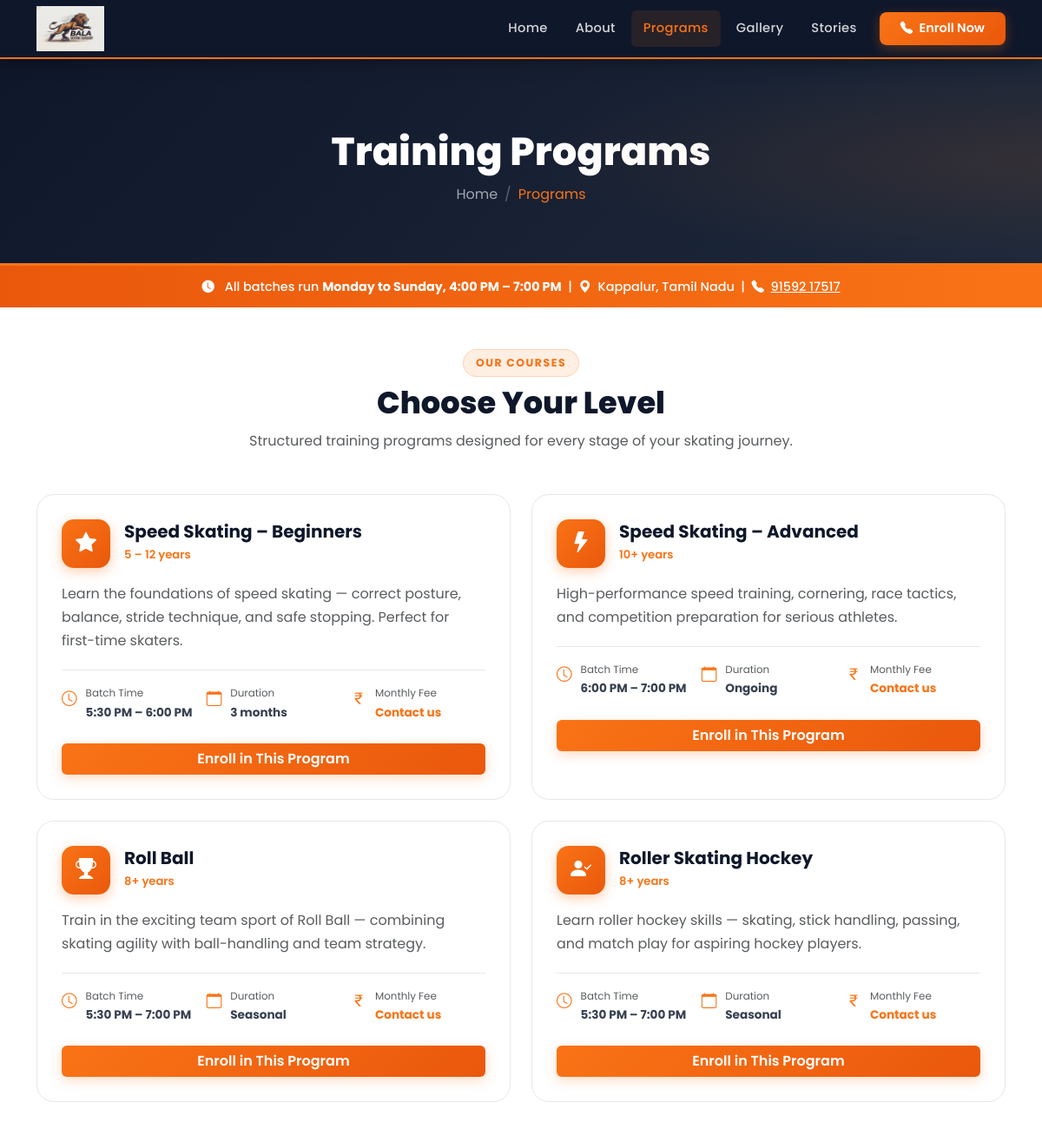
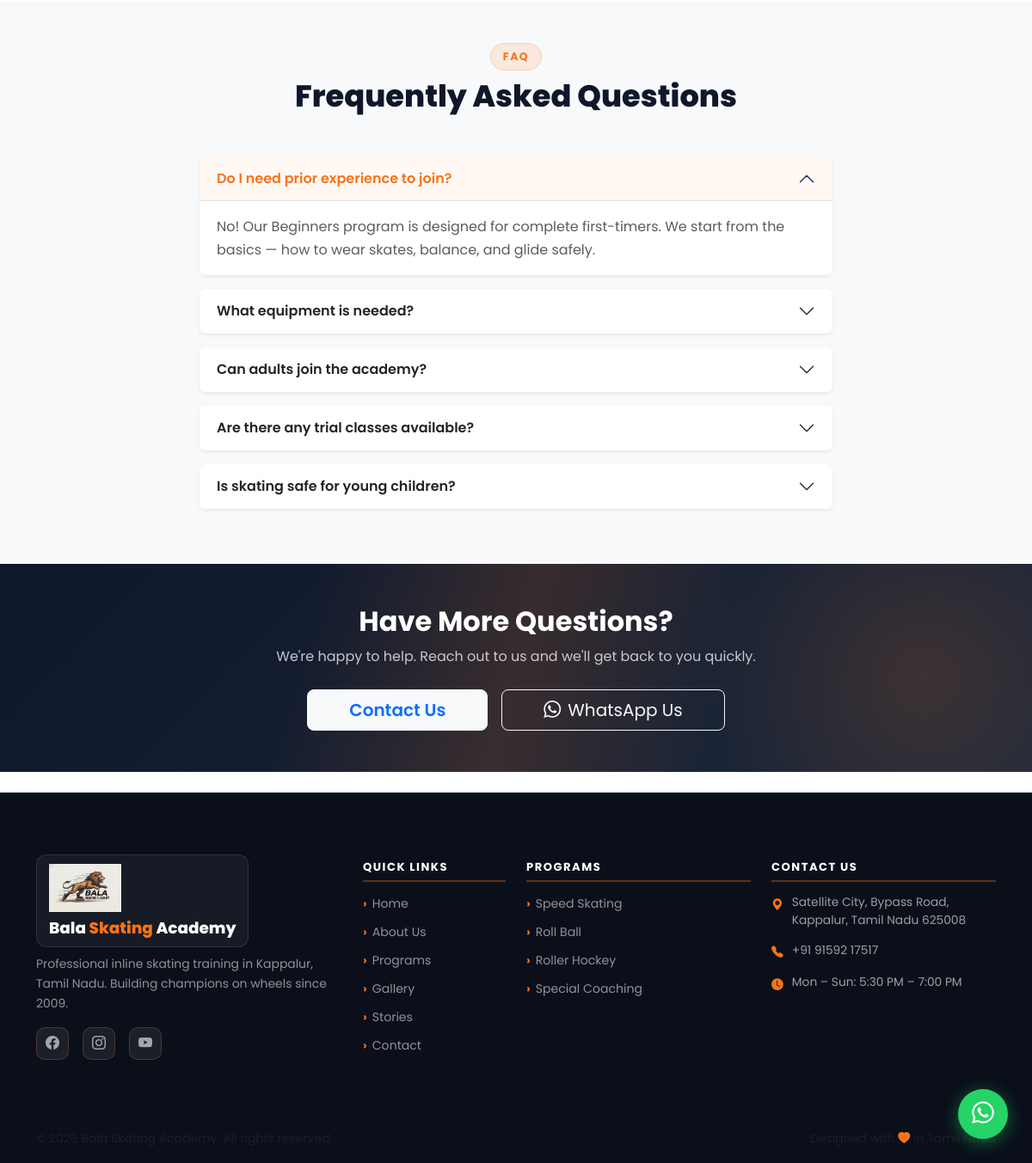
Page /programs on the committed database (2 pictures, top to bottom).
### models.py (models this page shows)
class Program(db.Model):
    __tablename__ = 'programs'
    id = db.Column(db.Integer, primary_key=True)
    name = db.Column(db.String(128), nullable=False)
    description = db.Column(db.Text, default='')
    age_group = db.Column(db.String(64), default='')
    fee = db.Column(db.String(64), default='')
    duration = db.Column(db.String(64), default='')
    batch_time = db.Column(db.String(128), default='4:00 PM – 7:00 PM')
    is_active = db.Column(db.Boolean, default=True)
    display_order = db.Column(db.Integer, default=0)

### app.py (the view)
@app.route('/programs')
def programs():
    all_programs = Program.query.filter_by(is_active=True).order_by(Program.display_order).all()
    return render_template('programs.html', programs=all_programs)

### app.py (called while the page is built)
@app.context_processor
def inject_site():
    return dict(
        site_name='Bala Skating Academy',
        site_phone='+91 91592 17517',
        site_address='Satellite City, Bypass Road, Kappalur, Tamil Nadu 625008',
        site_timings='Monday – Sunday: 5:30 PM – 7:00 PM',
        site_whatsapp='919159217517',
        now=datetime.utcnow(),
        unread_count=Inquiry.query.filter_by(is_read=False).count() if app.config.get('SQLALCHEMY_DATABASE_URI') else 0
    )

### templates/programs.html (shortened to what this page needs)
{% extends "base.html" %}
{% block content %}
<section class="page-header">
  <div class="container text-center text-white" data-aos="fade-up">
    <h1>Training Programs</h1>
    <nav aria-label="breadcrumb">
      <ol class="breadcrumb justify-content-center">
        <li class="breadcrumb-item"><a href="{{ url_for('index') }}">Home</a></li>
        <li class="breadcrumb-item active">Programs</li>
      </ol>
    </nav>
  </div>
</section>
<div class="timings-banner">
  <div class="container text-center">
    <i class="bi bi-clock-fill me-2"></i>
    All batches run <strong>Monday to Sunday, 4:00 PM – 7:00 PM</strong> &nbsp;|&nbsp;
    <i class="bi bi-geo-alt-fill me-1"></i> Kappalur, Tamil Nadu
    &nbsp;|&nbsp;
    <i class="bi bi-telephone-fill me-1"></i>
    <a href="tel:+919159217517" class="text-white">91592 17517</a>
  </div>
</div>
<section class="py-5 bg-white">
  <div class="container">
    <div class="text-center mb-5" data-aos="fade-up">
      <span class="section-tag">Our Courses</span>
      <h2 class="section-title mt-2">Choose Your Level</h2>
      <p class="text-muted">Structured training programs designed for every stage of your skating journey.</p>
    </div>
    {% if programs %}
    <div class="row g-4">
      {% for program in programs %}
      <div class="col-md-6 col-lg-6" data-aos="fade-up" data-aos-delay="{{ loop.index0 * 100 }}">
        <div class="program-detail-card h-100">
          <div class="pdc-header">
            <div class="pdc-icon">
              {% if loop.index == 1 %}<i class="bi bi-star-fill"></i>
              {% elif loop.index == 2 %}<i class="bi bi-lightning-fill"></i>
              {% elif loop.index == 3 %}<i class="bi bi-trophy-fill"></i>
              {% else %}<i class="bi bi-person-check-fill"></i>{% endif %}
            </div>
            <div>
              <h4 class="pdc-name">{{ program.name }}</h4>
              <span class="pdc-age">{{ program.age_group }}</span>
            </div>
          </div>
          <p class="text-muted mt-3">{{ program.description }}</p>
          <div class="pdc-meta">
            <div class="pdc-meta-item">
              <i class="bi bi-clock text-accent"></i>
              <div>
                <small class="text-muted d-block">Batch Time</small>
                <strong>{{ program.batch_time }}</strong>
              </div>
            </div>
            <div class="pdc-meta-item">
              <i class="bi bi-calendar text-accent"></i>
              <div>
                <small class="text-muted d-block">Duration</small>
                <strong>{{ program.duration }}</strong>
              </div>
            </div>
            <div class="pdc-meta-item">
              <i class="bi bi-currency-rupee text-accent"></i>
              <div>
                <small class="text-muted d-block">Monthly Fee</small>
                <strong class="text-accent">{{ program.fee }}</strong>
              </div>
            </div>
          </div>
          <a href="{{ url_for('contact') }}" class="btn btn-primary mt-4 w-100">Enroll in This Program</a>
        </div>
      </div>
      {% endfor %}
    </div>
    {% else %}
    <div class="text-center py-5 text-muted">
      <i class="bi bi-info-circle display-4"></i>
      <p class="mt-3">Programs coming soon. Please contact us for details.</p>
    </div>
    {% endif %}
  </div>
</section>
<section class="py-5 bg-light">
  <div class="container">
    <div class="text-center mb-5" data-aos="fade-up">
      <span class="section-tag">FAQ</span>
      <h2 class="section-title mt-2">Frequently Asked Questions</h2>
    </div>
    <div class="row justify-content-center">
      <div class="col-lg-8" data-aos="fade-up">
        <div class="accordion" id="faqAccordion">
          {% for q, a in faqs %}
          <div class="accordion-item border-0 mb-3 shadow-sm rounded-3 overflow-hidden">
            <h2 class="accordion-header">
              <button class="accordion-button {% if not loop.first %}collapsed{% endif %} fw-semibold" type="button"
                      data-bs-toggle="collapse" data-bs-target="#faq{{ loop.index }}">
                {{ q }}
              </button>
            </h2>
            <div id="faq{{ loop.index }}" class="accordion-collapse collapse {% if loop.first %}show{% endif %}" data-bs-parent="#faqAccordion">
              <div class="accordion-body text-muted">{{ a }}</div>
            </div>
          </div>
          {% endfor %}
        </div>
      </div>
    </div>
  </div>
</section>
<section class="cta-section py-5">
  <div class="container text-center text-white" data-aos="zoom-in">
    <h2 class="fw-bold">Have More Questions?</h2>
    <p class="mt-2 mb-4 opacity-75">We're happy to help. Reach out to us and we'll get back to you quickly.</p>
    <div class="d-flex gap-3 justify-content-center flex-wrap">
      <a href="{{ url_for('contact') }}" class="btn btn-light btn-lg px-5 text-primary fw-semibold">Contact Us</a>
      <a href="https://wa.me/919159217517" target="_blank" class="btn btn-outline-light btn-lg px-5">
        <i class="bi bi-whatsapp me-2"></i>WhatsApp Us
      </a>
    </div>
  </div>
</section>
{% endblock %}

### templates/base.html (shortened to what this page needs)
<!DOCTYPE html>
<html lang="en">
<head>
  <link rel="stylesheet" href="https://cdn.jsdelivr.net/npm/bootstrap@5.3.3/dist/css/bootstrap.min.css" />
  <link rel="stylesheet" href="https://cdn.jsdelivr.net/npm/bootstrap-icons@1.11.3/font/bootstrap-icons.min.css" />
  <link rel="stylesheet" href="https://unpkg.com/aos@2.3.4/dist/aos.css" />
  <link rel="stylesheet" href="{{ url_for('static', filename='css/style.css') }}" />
</head>
<body>
<nav class="navbar navbar-expand-lg navbar-dark sticky-top" id="mainNav">
  <div class="container">
    <a class="navbar-brand d-flex align-items-center gap-2" href="{{ url_for('index') }}">
      <img src="{{ url_for('static', filename='images/logo.png') }}" alt="Bala Skating Academy Logo" class="nav-logo" style="background:transparent;" />
    </a>
    <div class="collapse navbar-collapse" id="navMenu">
      <ul class="navbar-nav ms-auto align-items-lg-center gap-lg-1">
        <li class="nav-item"><a class="nav-link {% if request.endpoint == 'index' %}active{% endif %}" href="{{ url_for('index') }}">Home</a></li>
        <li class="nav-item"><a class="nav-link {% if request.endpoint == 'about' %}active{% endif %}" href="{{ url_for('about') }}">About</a></li>
        <li class="nav-item"><a class="nav-link {% if request.endpoint == 'programs' %}active{% endif %}" href="{{ url_for('programs') }}">Programs</a></li>
        <li class="nav-item"><a class="nav-link {% if request.endpoint == 'gallery' %}active{% endif %}" href="{{ url_for('gallery') }}">Gallery</a></li>
        <li class="nav-item"><a class="nav-link {% if request.endpoint in ['stories','story_detail'] %}active{% endif %}" href="{{ url_for('stories') }}">Stories</a></li>
        <li class="nav-item ms-lg-2">
          <a class="btn btn-accent px-4" href="{{ url_for('contact') }}">
            <i class="bi bi-telephone-fill me-1"></i> Enroll Now
          </a>
        </li>
      </ul>
    </div>
  </div>
</nav>
{% block content %}{% endblock %}
<footer class="site-footer mt-5">
  <div class="container">
    <div class="row g-4 py-5">
      <div class="col-lg-4">
        <div class="footer-brand-wrap">
          <img src="{{ url_for('static', filename='images/logo.png') }}" alt="Bala Skating Academy" class="footer-logo" />
          <h5 class="footer-brand mt-2">Bala <span class="text-accent">Skating</span> Academy</h5>
        </div>
        <p class="footer-desc mt-2">Professional inline skating training in Kappalur, Tamil Nadu. Building champions on wheels since 2009.</p>
        <div class="social-icons mt-3 d-flex gap-3">
          <a href="#" class="social-link"><i class="bi bi-facebook"></i></a>
          <a href="#" class="social-link"><i class="bi bi-instagram"></i></a>
          <a href="#" class="social-link"><i class="bi bi-youtube"></i></a>
        </div>
      </div>
      <div class="col-lg-2 col-6">
        <h6 class="footer-heading">Quick Links</h6>
        <ul class="footer-links">
          <li><a href="{{ url_for('index') }}">Home</a></li>
          <li><a href="{{ url_for('about') }}">About Us</a></li>
          <li><a href="{{ url_for('programs') }}">Programs</a></li>
          <li><a href="{{ url_for('gallery') }}">Gallery</a></li>
          <li><a href="{{ url_for('stories') }}">Stories</a></li>
          <li><a href="{{ url_for('contact') }}">Contact</a></li>
        </ul>
      </div>
      <div class="col-lg-3 col-6">
        <h6 class="footer-heading">Programs</h6>
        <ul class="footer-links">
          <li><a href="{{ url_for('programs') }}">Speed Skating</a></li>
          <li><a href="{{ url_for('programs') }}">Roll Ball</a></li>
          <li><a href="{{ url_for('programs') }}">Roller Hockey</a></li>
          <li><a href="{{ url_for('programs') }}">Special Coaching</a></li>
        </ul>
      </div>
      <div class="col-lg-3">
        <h6 class="footer-heading">Contact Us</h6>
        <ul class="footer-contact">
          <li><i class="bi bi-geo-alt-fill text-accent"></i><span>Satellite City, Bypass Road, Kappalur, Tamil Nadu 625008</span></li>
          <li><i class="bi bi-telephone-fill text-accent"></i><a href="tel:+919159217517">+91 91592 17517</a></li>
          <li><i class="bi bi-clock-fill text-accent"></i><span>Mon – Sun: 5:30 PM – 7:00 PM</span></li>
        </ul>
      </div>
    </div>
    <hr class="footer-divider" />
    <div class="row py-3 align-items-center">
      <div class="col-md-6 text-center text-md-start">
        <small class="text-muted">&copy; {{ now.year if now else 2024 }} Bala Skating Academy. All rights reserved.</small>
      </div>
      <div class="col-md-6 text-center text-md-end">
        <small class="text-muted">Designed with <i class="bi bi-heart-fill text-accent"></i> in Tamil Nadu</small>
      </div>
    </div>
  </div>
</footer>
<a href="https://wa.me/{{ site_whatsapp }}?text=Hi%2C%20I%20want%20to%20know%20more%20about%20Bala%20Skating%20Academy"
   class="whatsapp-float" target="_blank" rel="noopener" title="Chat on WhatsApp">
  <i class="bi bi-whatsapp"></i>
</a>
</body>
</html>

### rows in the picture
Program: name "Speed Skating – Beginners", age_group "5 – 12 years", description "Learn the foundations of speed skating — correct posture, balance, stride technique, and safe stopping. Perfect for first-time skaters.", batch_time "5:30 PM – 6:00 PM", duration "3 months", fee "Contact us"
Program: name "Speed Skating – Advanced", age_group "10+ years", description "High-performance speed training, cornering, race tactics, and competition preparation for serious athletes.", batch_time "6:00 PM – 7:00 PM", duration "Ongoing", fee "Contact us"
Program: name "Roll Ball", age_group "8+ years", description "Train in the exciting team sport of Roll Ball — combining skating agility with ball-handling and team strategy.", batch_time "5:30 PM – 7:00 PM", duration "Seasonal", fee "Contact us"
Program: name "Roller Skating Hockey", age_group "8+ years", description "Learn roller hockey skills — skating, stick handling, passing, and match play for aspiring hockey players.", batch_time "5:30 PM – 7:00 PM", duration "Seasonal", fee "Contact us"

### other values in the picture
{{ q }} "Do I need prior experience to join?" "What equipment is needed?" "Can adults join the academy?" "Are there any trial classes available?" "Is skating safe for young children?"
{{ a }} "No! Our Beginners program is designed for complete first-timers. We start from the basics — how to wear skates, balance, and glide safely."
